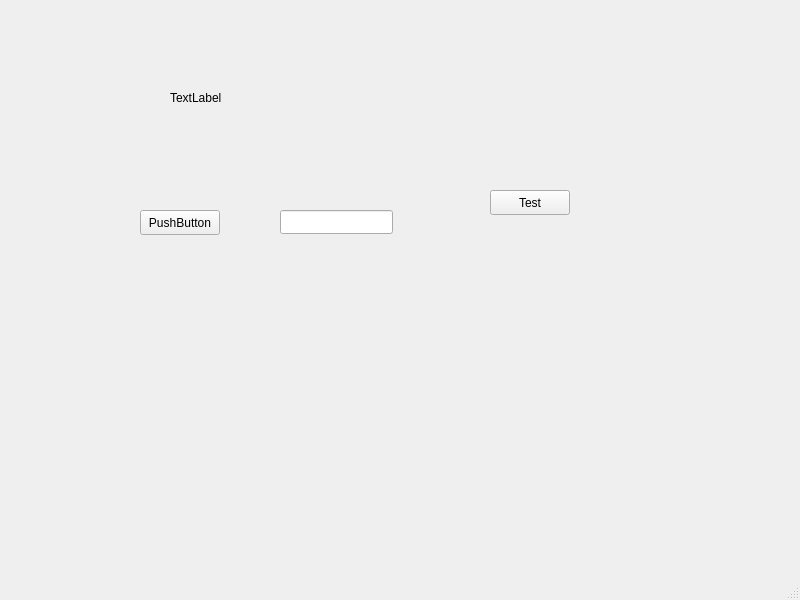
<?xml version="1.0" encoding="UTF-8"?>
<ui version="4.0">
 <class>MainWindow</class>
 <widget class="QMainWindow" name="MainWindow">
  <property name="geometry">
   <rect>
    <x>0</x>
    <y>0</y>
    <width>800</width>
    <height>600</height>
   </rect>
  </property>
  <property name="windowTitle">
   <string>MainWindow</string>
  </property>
  <widget class="QWidget" name="centralwidget">
   <widget class="QPushButton" name="pushButton">
    <property name="geometry">
     <rect>
      <x>140</x>
      <y>210</y>
      <width>80</width>
      <height>25</height>
     </rect>
    </property>
    <property name="text">
     <string>PushButton</string>
    </property>
   </widget>
   <widget class="QLineEdit" name="lineEdit">
    <property name="geometry">
     <rect>
      <x>280</x>
      <y>210</y>
      <width>113</width>
      <height>24</height>
     </rect>
    </property>
   </widget>
   <widget class="QLabel" name="label">
    <property name="geometry">
     <rect>
      <x>170</x>
      <y>90</y>
      <width>56</width>
      <height>16</height>
     </rect>
    </property>
    <property name="text">
     <string>TextLabel</string>
    </property>
   </widget>
   <widget class="QPushButton" name="pushButton_2">
    <property name="geometry">
     <rect>
      <x>490</x>
      <y>190</y>
      <width>80</width>
      <height>25</height>
     </rect>
    </property>
    <property name="text">
     <string>Test</string>
    </property>
   </widget>
  </widget>
  <widget class="QMenuBar" name="menubar">
   <property name="geometry">
    <rect>
     <x>0</x>
     <y>0</y>
     <width>800</width>
     <height>21</height>
    </rect>
   </property>
  </widget>
  <widget class="QStatusBar" name="statusbar"/>
 </widget>
 <resources/>
 <connections/>
</ui>
